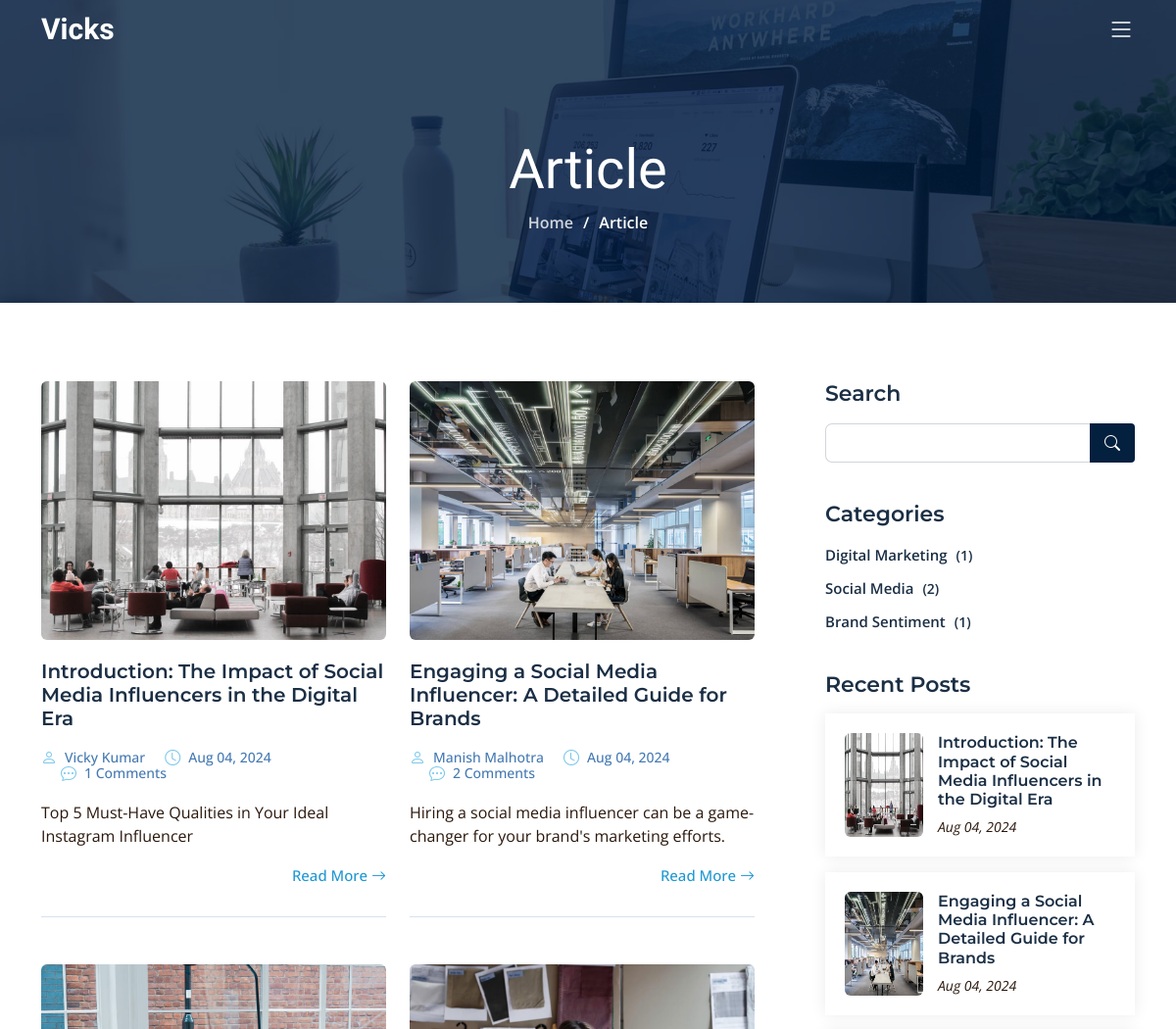
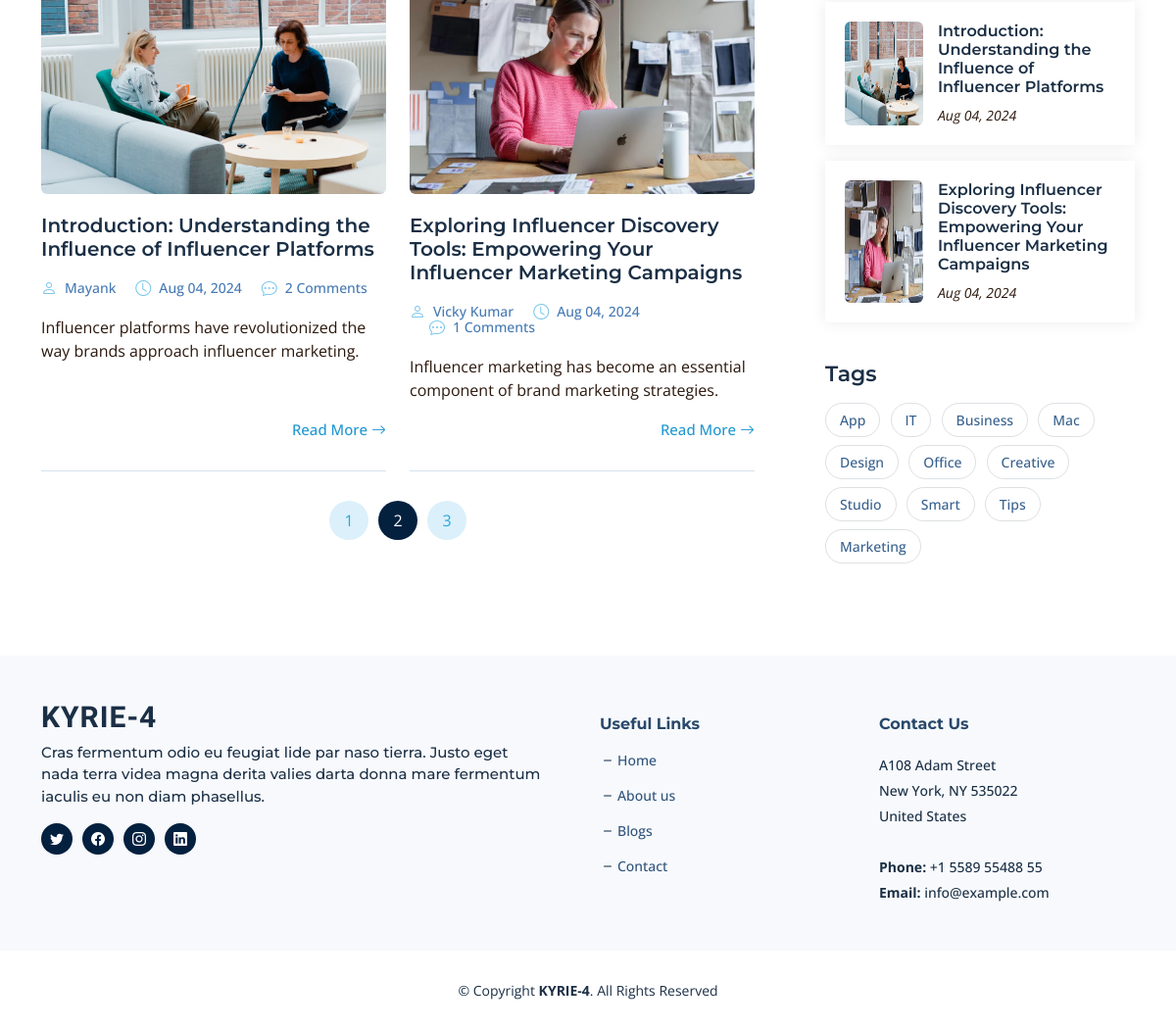
The app's page /blogs/ with its own data (2 pictures, top to bottom).
### blog/models.py (models this page shows, shortened)
class Article(models.Model):
    meta_title = models.CharField(max_length=255)
    meta_description = models.TextField()
    meta_keywords = models.TextField()
    article_slug = models.SlugField(unique=True, max_length=255)
    author_name = models.CharField(max_length=255)
    article_title_h1 = models.CharField(max_length=255)
    category_name = models.ForeignKey('BlogCategory', on_delete=models.CASCADE)
    article_short_description = models.CharField(max_length=200)
    article_date = models.DateTimeField(default=timezone.now, blank=True, null=True)
    thoughts = models.TextField()
    description = RichTextField()
    image = models.ImageField(upload_to='article_images/')

class BlogCategory(models.Model):
    category_name = models.CharField(max_length=255)
    def article_count(self):
        return self.article_set.count()

### blog/views.py (the view)
# urls.py: path('blogs/', blog_views.blogs, name='blogs'),
def blogs(request):
    categories = BlogCategory.objects.all()
    recent_posts = Article.objects.all().order_by('-article_date')[:10]
    category_slug = request.GET.get('category')
    articles = Article.objects.all().order_by('-article_date')
    if category_slug:
        category = get_object_or_404(BlogCategory, slug=category_slug)
        articles = articles.filter(category_name=category)
    return render(request, 'blog.html', {
        'categories': categories,
        'recent_posts': recent_posts,
        'articles': articles
    })

### blog/templates/blog.html (shortened to what this page needs)
{% extends "base.html" %}
{% load static %}
{% block content %}
<div class="breadcrumbs d-flex align-items-center" style="background-image: url('{% static 'assets/img/blog-header.jpg' %}');">
  <div class="container position-relative d-flex flex-column align-items-center">
    <h2>Article</h2>
    <ol>
      <li><a href="/">Home</a></li>
      <li>Article</li>
    </ol>
  </div>
</div>
<section id="blog" class="blog">
  <div class="container" data-aos="fade-up">
    <div class="row g-5">
      <div class="col-lg-8" data-aos="fade-up" data-aos-delay="200">
        <div class="row gy-5 posts-list">
          {% for article in articles %}
          <div class="col-lg-6">
            <article class="d-flex flex-column">
              <div class="post-img">
                <img src="{{ article.image.url }}" alt="{{ article.article_title_h1 }}" class="img-fluid rounded">
              </div>
              <h2 class="title">
                <a href="{% url 'article_detail' article.article_slug %}">{{ article.article_title_h1 }}</a>
              </h2>
              <div class="meta-top">
                <ul>
                  <li class="d-flex align-items-center"><i class="bi bi-person"></i> <a href="{% url 'article_detail' article.article_slug %}">{{ article.author_name }}</a></li>
                  <li class="d-flex align-items-center"><i class="bi bi-clock"></i> <a href="{% url 'article_detail' article.article_slug %}"><time datetime="{{ article.article_date }}">{{ article.article_date|date:"M d, Y" }}</time></a></li>
                  <li class="d-flex align-items-center"><i class="bi bi-chat-dots"></i> <a href="{% url 'article_detail' article.article_slug %}">{{ article.comments.count }} Comments</a></li>
                </ul>
              </div>
              <div class="content">
                <p>
                  {{ article.article_short_description }}
                </p>
              </div>
              <div class="read-more mt-auto align-self-end">
                <a href="{% url 'article_detail' article.article_slug %}">Read More <i class="bi bi-arrow-right"></i></a>
              </div>
            </article>
          </div>
          {% endfor %}
        </div>
        <div class="blog-pagination">
          <ul class="justify-content-center">
            <li><a href="#">1</a></li>
            <li class="active"><a href="#">2</a></li>
            <li><a href="#">3</a></li>
          </ul>
        </div>
      </div>
      <div class="col-lg-4" data-aos="fade-up" data-aos-delay="400">
        <div class="sidebar ps-lg-4">
          <div class="sidebar-item search-form">
            <h3 class="sidebar-title">Search</h3>
            <form action="" class="mt-3">
              <input type="text">
              <button type="submit"><i class="bi bi-search"></i></button>
            </form>
          </div>
          <div class="sidebar-item categories">
              <h3 class="sidebar-title">Categories</h3>
              <ul class="mt-3">
                  {% for category in categories %}
                      <li><a href="/category/{{ category.category_name }}/">{{ category.category_name }} <span>({{ category.article_count }})</span></a></li>
                  {% endfor %}
              </ul>
          </div>
          <div class="sidebar-item recent-posts">
            <h3 class="sidebar-title">Recent Posts</h3>
            <div class="mt-3">
              {% for recent_article in recent_posts %}
              <div class="post-item mt-3">
                <img src="{{ recent_article.image.url }}" alt="{{ recent_article.article_title_h1 }}" class="flex-shrink-0">
                <div>
                  <h4><a href="{% url 'article_detail' recent_article.article_slug %}">{{ recent_article.article_title_h1 }}</a></h4>
                  <time datetime="{{ recent_article.article_date }}">{{ recent_article.article_date|date:"M d, Y" }}</time>
                </div>
              </div>
              {% endfor %}
            </div>
          </div>
          <div class="sidebar-item tags">
            <h3 class="sidebar-title">Tags</h3>
            <ul class="mt-3">
              <li><a href="#">App</a></li>
              <li><a href="#">IT</a></li>
              <li><a href="#">Business</a></li>
              <li><a href="#">Mac</a></li>
              <li><a href="#">Design</a></li>
              <li><a href="#">Office</a></li>
              <li><a href="#">Creative</a></li>
              <li><a href="#">Studio</a></li>
              <li><a href="#">Smart</a></li>
              <li><a href="#">Tips</a></li>
              <li><a href="#">Marketing</a></li>
            </ul>
          </div>
        </div>
      </div>
    </div>
  </div>
</section>
{% endblock %}

### records on screen
Article: image (picture), article_title_h1 "Introduction: The Impact of Social Media Influencers in the Digital Era", author_name "Vicky Kumar", article_date "Aug 04, 2024", comments.count "1", article_short_description "Top 5 Must-Have Qualities in Your Ideal Instagram Influencer"
Article: image (picture), article_title_h1 "Engaging a Social Media Influencer: A Detailed Guide for Brands", author_name "Manish Malhotra", article_date "Aug 04, 2024", comments.count "2", article_short_description "Hiring a social media influencer can be a game-changer for your brand's marketing efforts."
Article: image (picture), article_title_h1 "Introduction: Understanding the Influence of Influencer Platforms", author_name "Mayank", article_date "Aug 04, 2024", comments.count "2", article_short_description "Influencer platforms have revolutionized the way brands approach influencer marketing."
Article: image (picture), article_title_h1 "Exploring Influencer Discovery Tools: Empowering Your Influencer Marketing Campaigns", author_name "Vicky Kumar", article_date "Aug 04, 2024", comments.count "1", article_short_description "Influencer marketing has become an essential component of brand marketing strategies."
BlogCategory: category_name "Digital Marketing", article_count "1"
BlogCategory: category_name "Social Media", article_count "2"
BlogCategory: category_name "Brand Sentiment", article_count "1"
